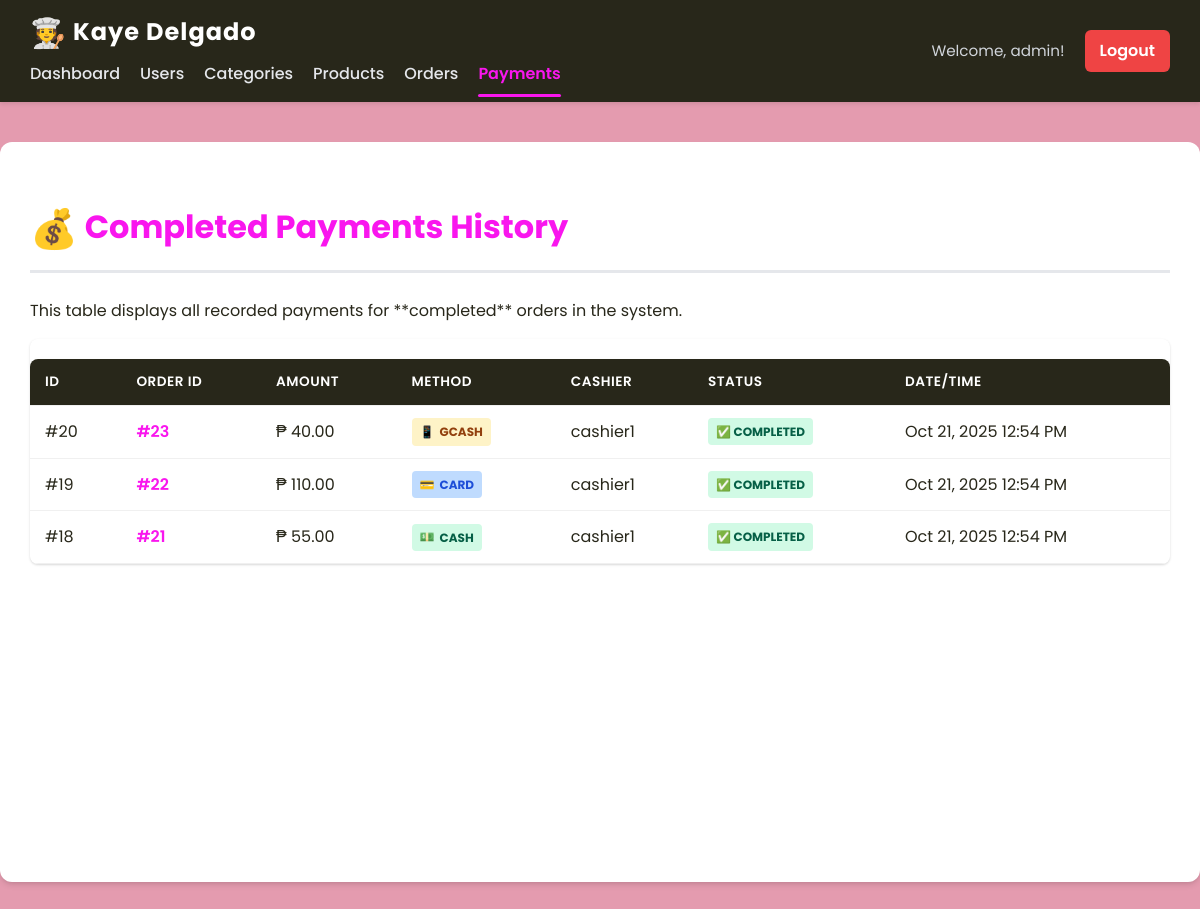
The page /admin/payments.php (signed in) on the database its author committed.
### tables this page shows
CREATE TABLE `payments` (
  `payment_id` int(11) NOT NULL,
  `order_id` int(11) NOT NULL,
  `amount_paid` decimal(10,2) NOT NULL,
  `payment_method` varchar(50) NOT NULL,
  `payment_date` datetime NOT NULL DEFAULT current_timestamp()
);

CREATE TABLE `orders` (
  `order_id` int(11) NOT NULL,
  `cashier_id` int(11) NOT NULL,
  `customer_id` int(11) DEFAULT NULL,
  `total` decimal(10,2) NOT NULL,
  `order_date` datetime NOT NULL DEFAULT current_timestamp(),
  `status` varchar(20) NOT NULL DEFAULT 'completed'
);

CREATE TABLE `users` (
  `user_id` int(11) NOT NULL,
  `username` varchar(50) NOT NULL,
  `password` varchar(255) NOT NULL,
  `role` enum('admin','cashier') NOT NULL
);

### admin/payments.php (the view, shortened to what this page needs)
<?php
include('header.php');
include('navbar.php');
include('../config/db_connect.php');
$result = $conn->query("
    SELECT
        p.payment_id, p.amount_paid, p.payment_method, p.payment_date,
        o.order_id, u.username AS cashier_name,
        -- Apply the same simulated status logic used in orders.php
        CASE
            WHEN o.order_id % 5 = 0 THEN 'pending'
            WHEN o.order_id % 4 = 0 THEN 'processing'
            ELSE 'completed'
        END AS status
    FROM payments p
    LEFT JOIN orders o ON p.order_id = o.order_id
    LEFT JOIN users u ON o.cashier_id = u.user_id
    -- Filter to only include payments linked to 'completed' orders
    WHERE
        CASE
            WHEN o.order_id % 5 = 0 THEN 'pending'
            WHEN o.order_id % 4 = 0 THEN 'processing'
            ELSE 'completed'
        END = 'completed'
    ORDER BY p.payment_date DESC
");
function getPaymentMethodBadge($method) {
    $method = strtolower($method);
    $class = 'badge-default';
    $icon = '💳';
    switch ($method) {
        case 'cash':
            $class = 'badge-success';
            $icon = '💵';
            break;
        case 'card':
        case 'credit card':
            $class = 'badge-primary';
            $icon = '💳';
            break;
        case 'gcash':
        case 'maya':
            $class = 'badge-warning';
            $icon = '📱';
            break;
    }
    return "<span class=\"badge {$class}\"><span class=\"badge-icon\">{$icon}</span> " . ucwords($method) . "</span>";
}
function formatDateTime($datetime) {
    return date('M d, Y h:i A', strtotime($datetime));
}
?>
<div class="container">
    <h2><span style="font-size: 1.2em; vertical-align: middle;">💰</span> Completed Payments History</h2>
    <p class="section-description">This table displays all recorded payments for **completed** orders in the system.</p>
    <div class="table-responsive">
        <table class="data-table-canteen">
            <thead>
                <tr>
                    <th>ID</th>
                    <th>Order ID</th>
                    <th>Amount</th>
                    <th>Method</th>
                    <th>Cashier</th>
                    <th>Status</th>
                    <th>Date/Time</th>
                </tr>
            </thead>
            <tbody>
                <?php
                if ($result->num_rows > 0) {
                    while($row = $result->fetch_assoc()){
                ?>
                <tr>
                    <td data-label="Payment ID">#<?php echo $row['payment_id']; ?></td>
                    <td data-label="Order ID">
                        <a href="order_details.php?order_id=<?php echo $row['order_id']; ?>" class="order-link">
                            #<?php echo $row['order_id']; ?>
                        </a>
                    </td>
                    <td data-label="Amount">₱ <?php echo number_format($row['amount_paid'], 2); ?></td>
                    <td data-label="Method"><?php echo getPaymentMethodBadge($row['payment_method']); ?></td>
                    <td data-label="Cashier"><?php echo htmlspecialchars($row['cashier_name'] ?? 'N/A'); ?></td>
                    <td data-label="Status">
                         <span class="badge badge-success" style="font-size: 12px; font-weight: 700;">✅ Completed</span>
                    </td>
                    <td data-label="Date/Time"><?php echo formatDateTime($row['payment_date']); ?></td>
                </tr>
                <?php
                    }
                } else {
                ?>
                <tr>
                    <td colspan="7" style="text-align: center;">No completed payment records found.</td>
                </tr>
                <?php
                }
                ?>
            </tbody>
        </table>
    </div>
</div>

### admin/header.php (style rules this page uses)
:root { --primary-color: #f916eeff; --secondary-color: #28271aff; --success-color: #db6f8eff; --danger-color: #EF4444; --background-light: #e49bafff; --container-bg: #FFFFFF; --border-color: #E5E7EB; --table-header-bg: #FFFBEB; --font-family: 'Poppins', sans-serif; --shadow-subtle: 0 1px 3px 0 rgba(0, 0, 0, 0.1), 0 1px 2px 0 rgba(0, 0, 0, 0.06); --shadow-medium: 0 4px 6px -1px rgba(0, 0, 0, 0.1), 0 2px 4px -2px rgba(0, 0, 0, 0.1); }
body { font-family: var(--font-family); background: var(--background-light); margin: 0; padding: 0; color: var(--secondary-color); line-height: 1.6; }
.container { max-width: 1200px; margin: 40px auto; padding: 30px; background: var(--container-bg); border-radius: 12px; box-shadow: var(--shadow-medium); min-height: 85vh; }
h2 { font-size: 2rem; color: var(--primary-color); margin-bottom: 25px; padding-bottom: 10px; border-bottom: 3px solid var(--border-color); font-weight: 700; }
.table-responsive { overflow-x: auto; box-shadow: var(--shadow-subtle); border-radius: 8px; }
table { width: 100%; border-collapse: separate; border-spacing: 0; margin-top: 0; background: var(--container-bg); }
table th, table td { padding: 15px 20px; border-bottom: 1px solid var(--border-color); text-align: left; }
table th { background-color: var(--table-header-bg); color: var(--secondary-color); font-weight: 700; text-transform: uppercase; font-size: 0.85rem; letter-spacing: 0.5px; }
table tr th:first-child, table tr td:first-child { border-left: none; }
table tr th:last-child, table tr td:last-child { border-right: none; }

### admin/payments.php (style rules this page uses)
.table-responsive { overflow-x: auto; }
.data-table-canteen { width: 100%; border-collapse: collapse; margin-top: 20px; background-color: white; box-shadow: 0 4px 10px rgba(0,0,0,0.05); border-radius: 8px; overflow: hidden; }
.data-table-canteen th, .data-table-canteen td { padding: 12px 15px; text-align: left; border-bottom: 1px solid #f0f0f0; }
.data-table-canteen th { background-color: var(--secondary-color); color: white; font-weight: 600; text-transform: uppercase; font-size: 0.85rem; }
.order-link { color: var(--primary-color); text-decoration: none; font-weight: 600; }
.badge { display: inline-flex; align-items: center; padding: 4px 8px; border-radius: 4px; font-size: 0.75rem; font-weight: 700; text-transform: uppercase; }
.badge-icon { font-size: 1em; margin-right: 5px; line-height: 1; }
.badge-primary { background-color: #BFDBFE; color: #1D4ED8; }
.badge-success { background-color: #D1FAE5; color: #065F46; }
.badge-warning { background-color: #FEF3C7; color: #92400E; }

### rows shown on the page
payments: payment_id "20", order.order_id "23", amount_paid "40.00", payment_method "📱", payment_method "GCASH", users.username "cashier1", payment_date "Oct 21, 2025 12:54 PM"
payments: payment_id "19", order.order_id "22", amount_paid "110.00", payment_method "💳", payment_method "CARD", users.username "cashier1", payment_date "Oct 21, 2025 12:54 PM"
payments: payment_id "18", order.order_id "21", amount_paid "55.00", payment_method "💵", payment_method "CASH", users.username "cashier1", payment_date "Oct 21, 2025 12:54 PM"

### other values the page prints
$username "admin"
